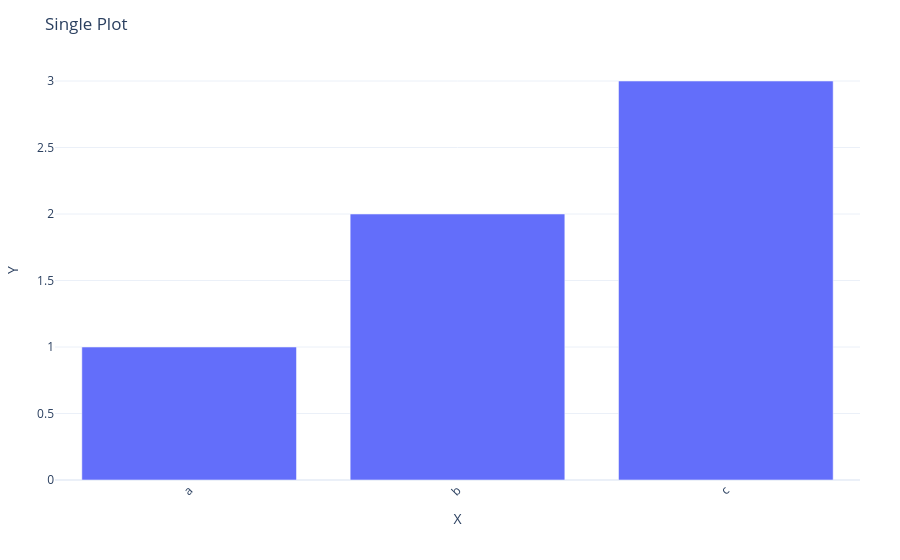

The notebook cell this image was saved under:
### Markdown cell above
From the `course` package, we will be providing the `evaluate_model` function. This function takes a model id or an optimized `PrunaModel` and evaluates it using the a list of `PrunaMetric`s and a `PrunaDataModule`. If you don't want to provide any metrics of PrunaDataModule, the function will use a set of default metrics and the `WikiText` dataset.

Let's load our first model and evaluate it. For now, we will not provide any metrics or evaluation dataset, but we'll get to that later.

### Code cell
from course.plots import create_single_plot, create_comparison_plots, create_pareto_front

create_single_plot(
    data_dict={"a": 1, "b": 2, "c": 3}, x_label="X", y_label="Y", title="Single Plot"
)

### Figure 1 — Plotly figure (JSON) as saved in the notebook; plotly's stock layout.template omitted (floating-point values rounded to 4 significant figures)
{"data": [{"type": "bar", "x": ["a", "b", "c"], "y": [1, 2, 3]}], "layout": {"margin": {"b": 80, "l": 40, "r": 40, "t": 60}, "title": {"text": "Single Plot"}, "xaxis": {"tickangle": -45, "title": {"text": "X"}}, "yaxis": {"title": {"text": "Y"}}}}
